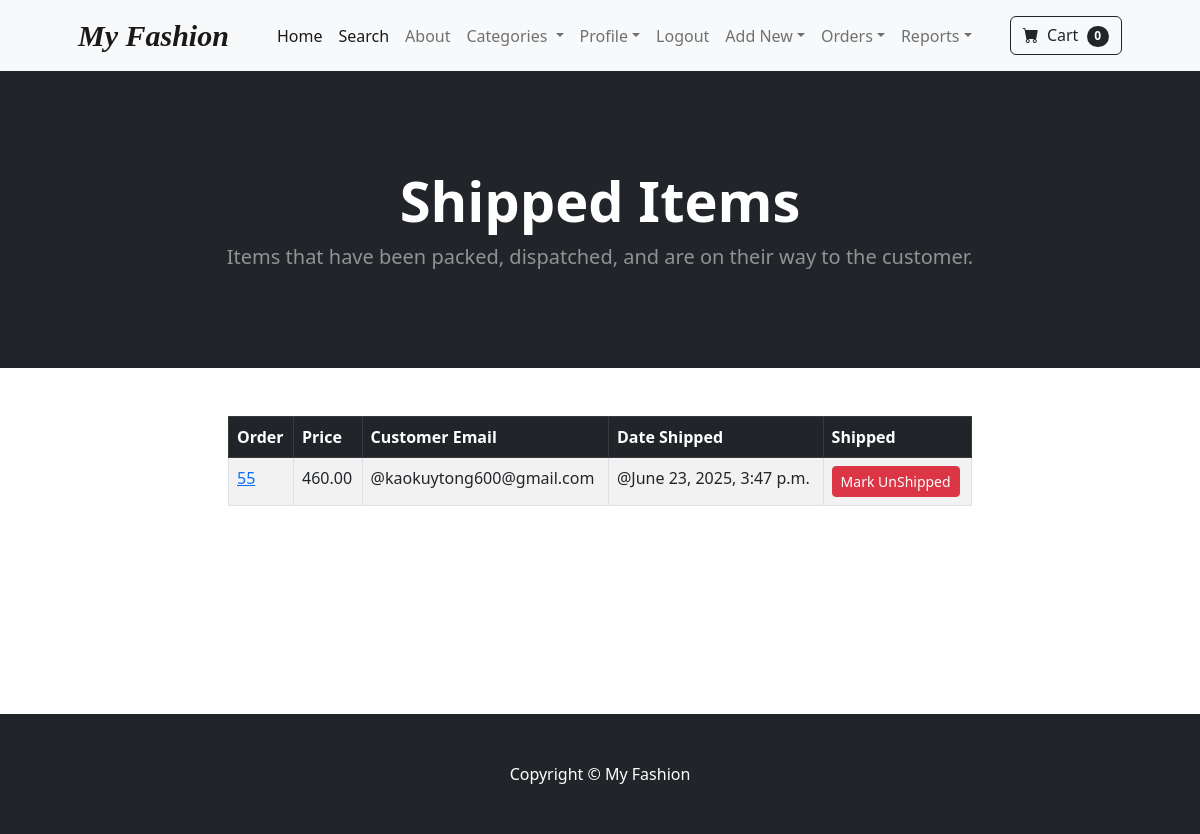
The app's page /payment/shipped_dash (signed in), older data.
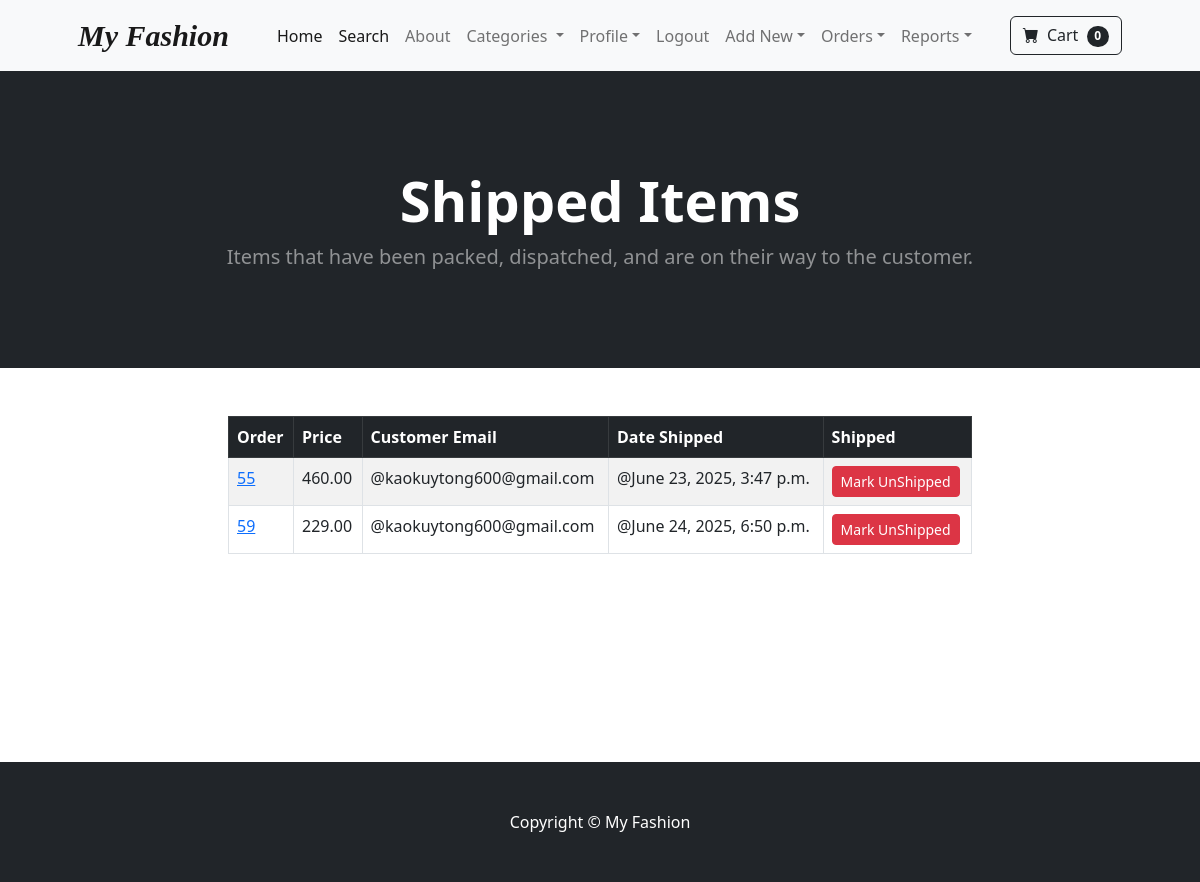
The same page, newer data.
### payment/models.py (models this page shows, shortened)
class Order(models.Model):
    user = models.ForeignKey(User, on_delete=models.CASCADE, null=True, blank=True)
    full_name = models.CharField(max_length=250)
    email = models.EmailField(max_length=250)
    shipping_address = models.TextField(max_length=15000)
    amount_paid = models.DecimalField(max_digits=7, decimal_places=2)
    date_ordered = models.DateTimeField(auto_now_add=True)
    shipped = models.BooleanField(default=False)
    date_shipped = models.DateTimeField(blank=True, null=True)
    delivered = models.BooleanField(default=False)
    date_delivered = models.DateTimeField(blank=True, null=True)
    viewed_by_admin = models.BooleanField(default=False)

### payment/views.py (the view, shortened to what this page needs)
def shipped_dash(request):
    if request.user.is_authenticated and request.user.is_superuser:
        orders = Order.objects.filter(shipped=True)
        return render(request, "payment/shipped_dash.html", {"orders":orders})
    else:
        messages.success(request, "Access Denied")
        return redirect('home')

### cart/cart.py (called while the page is built)
    def __len__(self):
        return len(self.cart)

### cart/context_processors.py (called while the page is built)
def cart(request):
	return {'cart': Cart(request)}

### store/context_processors.py (called while the page is built)
def categories_processor(request):
    categories = Category.objects.all()
    return {'categories': categories}

### store/models.py (called while the page is built)
    def __str__(self):
        return self.name

### payment/templates/payment/shipped_dash.html (shortened to what this page needs)
{% extends 'base.html' %}
{% block content %}
<header class="bg-dark py-5">
  <div class="container px-4 px-lg-5 my-5">
    <div class="text-center text-white">
      <h1 class="display-4 fw-bolder">Shipped Items</h1>
      <p class="lead fw-normal text-white-50 mb-0">
        Items that have been packed, dispatched, and are on their way to the customer.
      </p>
    </div>
  </div>
</header>
        <div class="container">
            <div class="row">
                <center>
                    <div class="col-8">
                        <br/><br/>
<table class="table table-striped table-bordered">
  <thead class="table-dark">
    <tr>
      <th scope="col">Order</th>
      <th scope="col">Price</th>
      <th scope="col">Customer Email</th>
      <th scope="col">Date Shipped</th>
      <th scope="col">Shipped</th>
    </tr>
  </thead>
  <tbody>
    {% for item in orders %}
    <tr>
      <td><a href="{% url 'orders' item.id %}">{{ item.id }}</a></td>
      <td>{{ item.amount_paid }}</td>
      <td>@{{ item.email }}</td>
      <td>@{{ item.date_shipped }}</td>
      <td>
        <form method="POST">
          <button type="submit" class="btn btn-danger btn-sm">Mark UnShipped</button>
        </form>
      </td>
    </tr>
    {% endfor %}
  </tbody>
</table>
<br/><br/><br/><br/><br/><br/><br/><br/>
                    </div>
                </center>
            </div>
        </div>
{% endblock %}

Row changes from the older to the newer data that the page shows:
added Order: id "59", amount_paid "229.00", email "kaokuytong600@gmail.com", date_shipped "June 24, 2025, 6:50 p.m."
